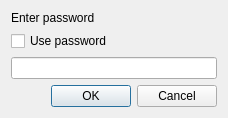
<?xml version="1.0" encoding="UTF-8"?>
<ui version="4.0">
 <class>PasswordDialog</class>
 <widget class="QDialog" name="PasswordDialog">
  <property name="geometry">
   <rect>
    <x>0</x>
    <y>0</y>
    <width>228</width>
    <height>109</height>
   </rect>
  </property>
  <property name="windowTitle">
   <string>Dialog</string>
  </property>
  <layout class="QVBoxLayout" name="verticalLayout">
   <item>
    <widget class="QLabel" name="label">
     <property name="text">
      <string>Enter password</string>
     </property>
    </widget>
   </item>
   <item>
    <widget class="QCheckBox" name="password_checkbox">
     <property name="text">
      <string>Use password</string>
     </property>
    </widget>
   </item>
   <item>
    <widget class="QLineEdit" name="password">
     <property name="maxLength">
      <number>200</number>
     </property>
     <property name="echoMode">
      <enum>QLineEdit::Password</enum>
     </property>
    </widget>
   </item>
   <item>
    <widget class="QDialogButtonBox" name="button_box">
     <property name="orientation">
      <enum>Qt::Horizontal</enum>
     </property>
     <property name="standardButtons">
      <set>QDialogButtonBox::Cancel|QDialogButtonBox::Ok</set>
     </property>
    </widget>
   </item>
  </layout>
 </widget>
 <resources/>
 <connections>
  <connection>
   <sender>button_box</sender>
   <signal>rejected()</signal>
   <receiver>PasswordDialog</receiver>
   <slot>reject()</slot>
   <hints>
    <hint type="sourcelabel">
     <x>316</x>
     <y>260</y>
    </hint>
    <hint type="destinationlabel">
     <x>286</x>
     <y>274</y>
    </hint>
   </hints>
  </connection>
  <connection>
   <sender>button_box</sender>
   <signal>accepted()</signal>
   <receiver>PasswordDialog</receiver>
   <slot>accept()</slot>
   <hints>
    <hint type="sourcelabel">
     <x>248</x>
     <y>254</y>
    </hint>
    <hint type="destinationlabel">
     <x>157</x>
     <y>274</y>
    </hint>
   </hints>
  </connection>
 </connections>
</ui>
